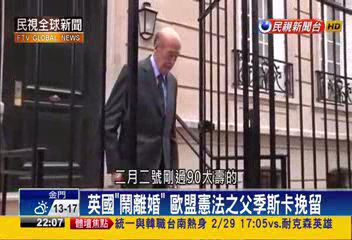
#> input picture HW2/test01.jpg, 352 x 240 px
$ python test.py
#> lines starting #> are read from the running program, lines starting #| are printed output that depends on the picture
import cv2
import numpy as np


img1 = cv2.imread('test01.jpg')
#> img1 is the input picture: shape (240, 352, 3); mean B, G, R 96.6, 105, 119.1
img2 = cv2.imread('test02.jpg')
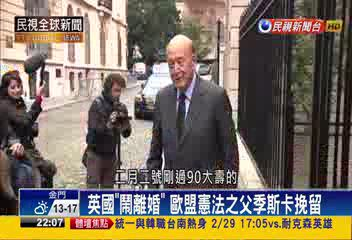
#> input picture HW2/test02.jpg, 352 x 240 px
#> img2 is the input picture: shape (240, 352, 3); mean B, G, R 98.6, 112, 123.4
gray_img1 = cv2.cvtColor(img1, cv2.COLOR_BGR2GRAY)
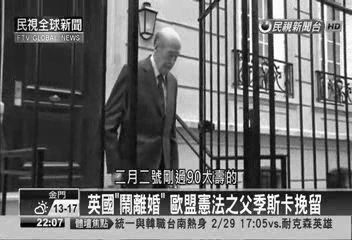
#> gray_img1: shape (240, 352); min 0, max 255, mean 108.3
gray_img2 = cv2.cvtColor(img2, cv2.COLOR_BGR2GRAY)
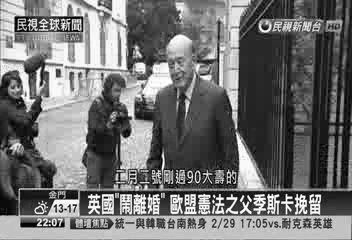
#> gray_img2: shape (240, 352); min 0, max 255, mean 113.9
edge1 = cv2.Canny(gray_img1, 100, 200)
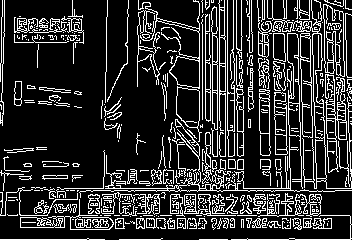
#> edge1: shape (240, 352); 18.9% white in thin lines or dots
edge2 = cv2.Canny(gray_img2, 100, 200)
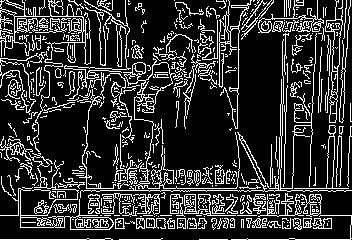
#> edge2: shape (240, 352); 19.6% white in thin lines or dots
inverted2 = (255 - edge2)
#> inverted2: shape (240, 352); 80.4% white; black in thin lines or dots
log_and1 = (edge1 & inverted2)
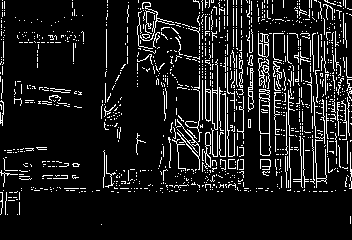
#> log_and1: shape (240, 352); 10.3% white in thin lines or dots
print(log_and1)
#> (printed output is left out)
cv2.imshow("result", log_and1)
cv2.imshow("edge1", edge1)
cv2.imshow("inverted2", inverted2)

cv2.waitKey(0)

# 關閉所有視窗
cv2.destroyAllWindows()
